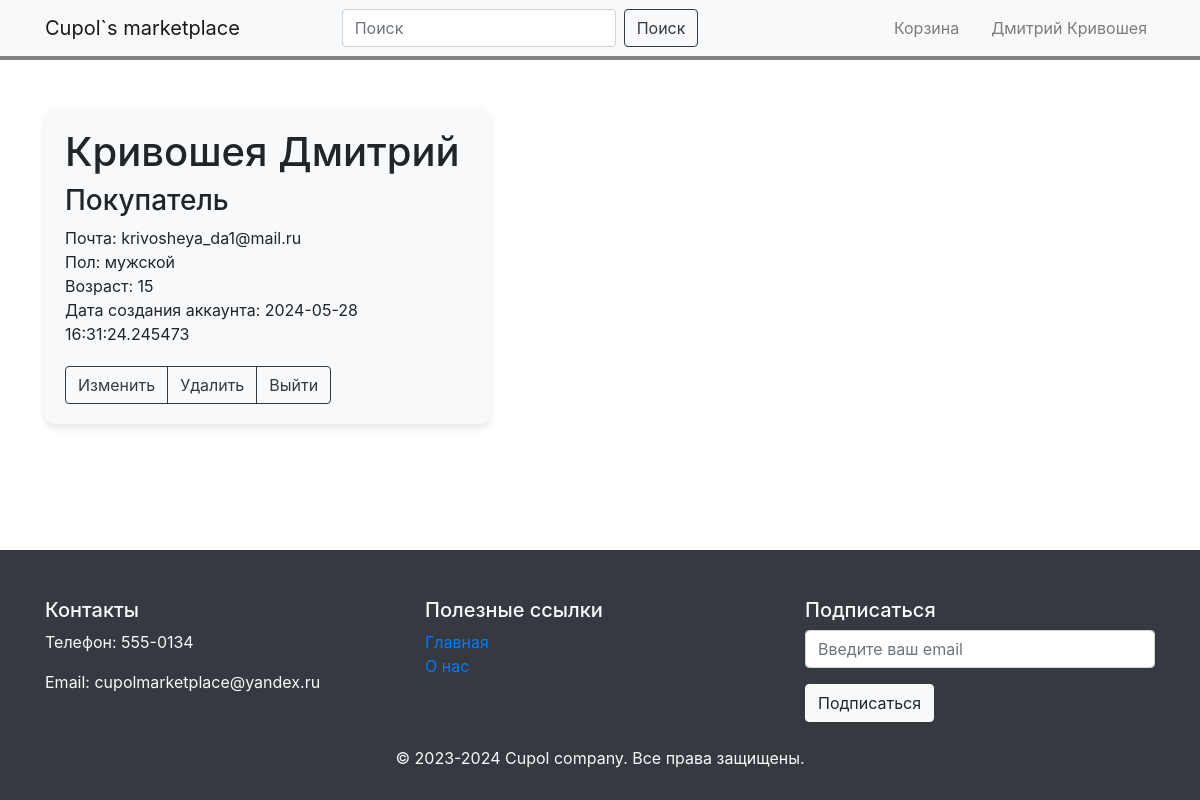
The app's page /account (signed in), older data.
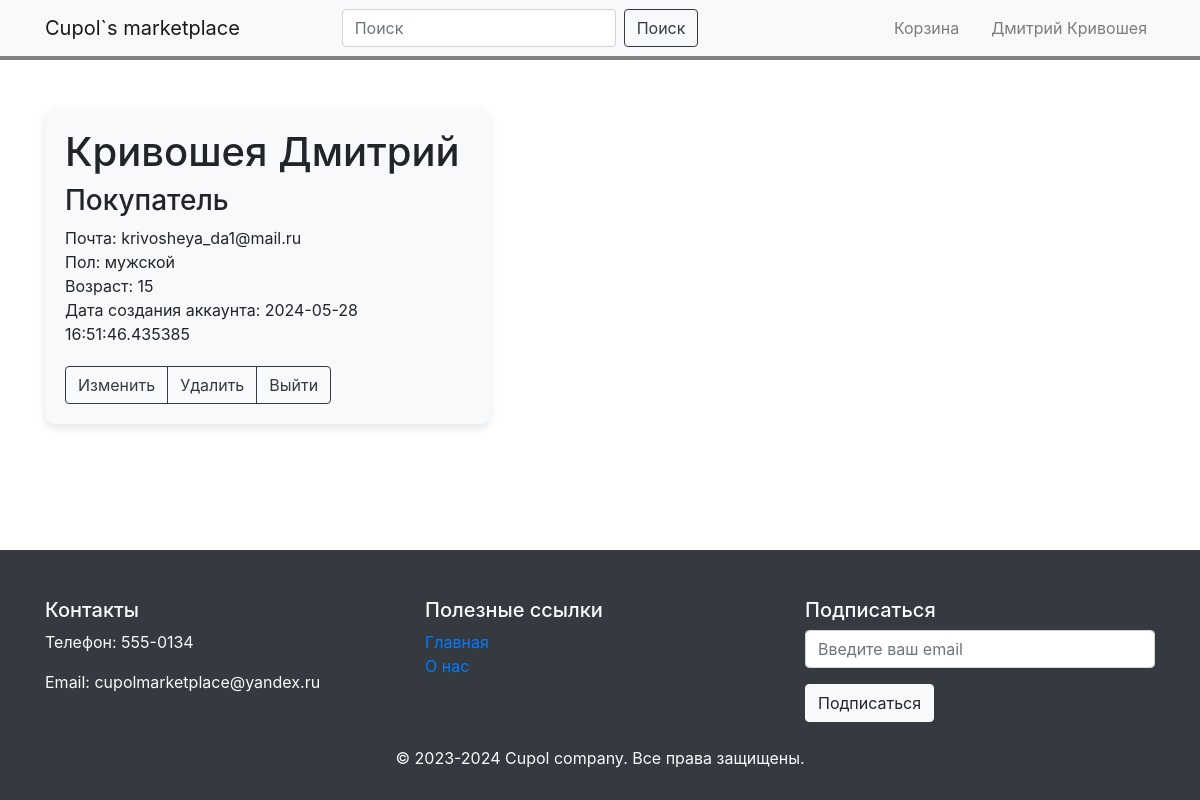
The same page, newer data.
### data/buyer.py (models this page shows, shortened)
class Buyer(SqlAlchemyBase, UserMixin, SerializerMixin):
    __tablename__ = 'buyer'
    id = sqlalchemy.Column(sqlalchemy.Integer, sqlalchemy.ForeignKey("user.id"), primary_key=True)
    name = sqlalchemy.Column(sqlalchemy.String)
    surname = sqlalchemy.Column(sqlalchemy.String)
    email = sqlalchemy.Column(sqlalchemy.String)
    password = sqlalchemy.Column(sqlalchemy.String)
    gender = sqlalchemy.Column(sqlalchemy.String)
    age = sqlalchemy.Column(sqlalchemy.Integer)
    date = sqlalchemy.Column(sqlalchemy.DateTime, default=datetime.datetime.now)
    user = orm.relationship("User")

### main.py (the view)
@app.route('/account')
def account():
    user = current_user.get_user()
    rating = 0.0
    if current_user.type == "seller":
        db_sess = db_session.create_session()
        all_products = db_sess.query(Product).filter(Product.seller_id == current_user.id).all()
        rating = count_average(all_products)
    params = {
        'css_style': url_for('static', filename='css/main_page.css'),
        'rating': rating
    }
    return render_template('account.html', user=user, **params)

### data/db_session.py (called while the page is built)
def create_session() -> Session:
    global __factory
    return __factory()

### data/user.py (called while the page is built)
    def get_user(self, db_sess=None):
        if not db_sess:
            db_sess = db_session.create_session()
        return db_sess.query(eval(self.type.capitalize())).get(self.id)

### main.py (called while the page is built)
@login_manager.user_loader
def load_user(user_id):
    db_sess = db_session.create_session()
    return db_sess.query(User).get(user_id)

### templates/account.html (shortened to what this page needs)
{% extends "base.html" %}
{% block content %}
<div class="container mt-5">
    <div class="row">
        <div class="col-md-5">
            <div class="custom-container">
                <h1>{{user.surname}} {{user.name}}</h1>
                <h3>
                    {% if current_user.type == "buyer" %}
                        Покупатель
                    {% elif current_user.type == "seller" %}
                        Продавец
                    {% elif current_user.type == "admin" %}
                        {% if user.is_boss == False %}
                            Админ
                        {% else %}
                            Главный админ
                        {% endif %}
                    {% endif %}
                </h3>
                Почта: {{current_user.email}}<br>
                {% if user.gender == "male" %}
                    Пол: мужской
                {% else %}
                    Пол: женский
                {% endif %}<br>
                Возраст: {{user.age}}<br>
                Дата создания аккаунта: {{user.date}}<br>
                <div class="btn-group">
                    <a class="btn btn-outline-dark my-2 my-sm-0 btn-animated" href="/account/edit">Изменить</a>
                    <a class="btn btn-outline-dark my-2 my-sm-0 btn-animated" href="/account/delete">Удалить</a>
                    <a class="btn btn-outline-dark my-2 my-sm-0 btn-animated" href="/account/leave">Выйти</a>
                </div>
            </div>
        </div>
    </div>
</div>
{% endblock %}

Row changes from the older to the newer data that the page shows:
changed Buyer "Кривошея": date "2024-05-28 16:31:24.245473" → "2024-05-28 16:51:46.435385"
